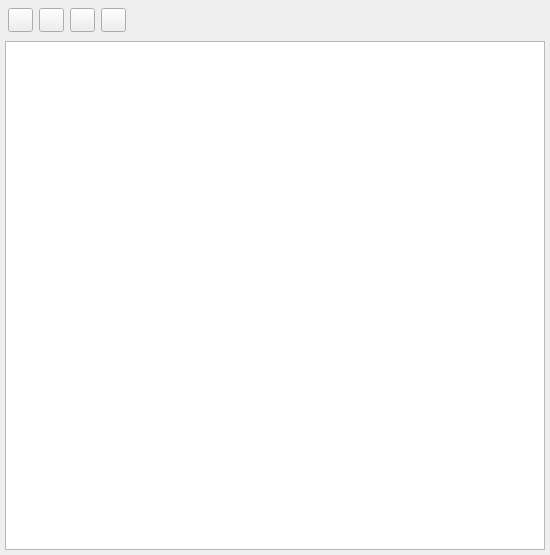
       <widget class="QWidget" name="widget_9" native="true">
        <layout class="QVBoxLayout" name="verticalLayout_6">
         <property name="leftMargin">
          <number>5</number>
         </property>
         <property name="topMargin">
          <number>5</number>
         </property>
         <property name="rightMargin">
          <number>5</number>
         </property>
         <property name="bottomMargin">
          <number>5</number>
         </property>
         <item>
          <widget class="QWidget" name="widget_11" native="true">
           <property name="sizePolicy">
            <sizepolicy hsizetype="Preferred" vsizetype="Fixed">
             <horstretch>0</horstretch>
             <verstretch>0</verstretch>
            </sizepolicy>
           </property>
           <property name="minimumSize">
            <size>
             <width>0</width>
             <height>30</height>
            </size>
           </property>
           <property name="maximumSize">
            <size>
             <width>16777215</width>
             <height>30</height>
            </size>
           </property>
           <layout class="QHBoxLayout" name="horizontalLayout_6">
            <property name="leftMargin">
             <number>3</number>
            </property>
            <property name="topMargin">
             <number>1</number>
            </property>
            <property name="rightMargin">
             <number>3</number>
            </property>
            <property name="bottomMargin">
             <number>1</number>
            </property>
            <item>
             <widget class="QToolButton" name="toolButton_8">
              <property name="text">
               <string/>
              </property>
              <property name="icon">
               <iconset>
                <normaloff>pan tool.png</normaloff>pan tool.png</iconset>
              </property>
              <property name="iconSize">
               <size>
                <width>17</width>
                <height>17</height>
               </size>
              </property>
             </widget>
            </item>
            <item>
             <widget class="QToolButton" name="toolButton_6">
              <property name="text">
               <string/>
              </property>
              <property name="icon">
               <iconset>
                <normaloff>zoom in icon.png</normaloff>zoom in icon.png</iconset>
              </property>
              <property name="iconSize">
               <size>
                <width>17</width>
                <height>17</height>
               </size>
              </property>
             </widget>
            </item>
            <item>
             <widget class="QToolButton" name="toolButton_7">
              <property name="text">
               <string/>
              </property>
              <property name="icon">
               <iconset>
                <normaloff>zoom out icon.png</normaloff>zoom out icon.png</iconset>
              </property>
              <property name="iconSize">
               <size>
                <width>17</width>
                <height>17</height>
               </size>
              </property>
             </widget>
            </item>
            <item>
             <widget class="QToolButton" name="toolButton_9">
              <property name="text">
               <string/>
              </property>
              <property name="icon">
               <iconset>
                <normaloff>full extent icon.png</normaloff>full extent icon.png</iconset>
              </property>
              <property name="iconSize">
               <size>
                <width>17</width>
                <height>17</height>
               </size>
              </property>
             </widget>
            </item>
            <item>
             <widget class="QWidget" name="widget_12" native="true"/>
            </item>
           </layout>
          </widget>
         </item>
         <item>
          <widget class="QGraphicsView" name="graphicsView">
           <property name="enabled">
            <bool>true</bool>
           </property>
           <property name="sizePolicy">
            <sizepolicy hsizetype="Minimum" vsizetype="Minimum">
             <horstretch>0</horstretch>
             <verstretch>0</verstretch>
            </sizepolicy>
           </property>
           <property name="minimumSize">
            <size>
             <width>540</width>
             <height>509</height>
            </size>
           </property>
          </widget>
         </item>
        </layout>
       </widget>
